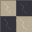

This game map was drawn from its Tiled (.tmx) file and the tilesets committed beside it. A one-line description and the full map source follow:
An orthogonal 1x1 tile map with 32x32 px tiles, 1 tile layer (Assembly), 3 tilesets.

<map version="1.10" orientation="orthogonal" renderorder="right-down" width="1" height="1" tilewidth="32" tileheight="32" infinite="0" nextlayerid="2" nextobjectid="1">
  <tileset firstgid="1" source="../floors.tsx" />
  <tileset firstgid="321" source="../walls.tsx" />
  <tileset firstgid="961" source="../architecture.tsx" />
  <layer id="1" name="Assembly" width="1" height="1">
    <data encoding="csv">
69
</data>
  </layer>
</map>
